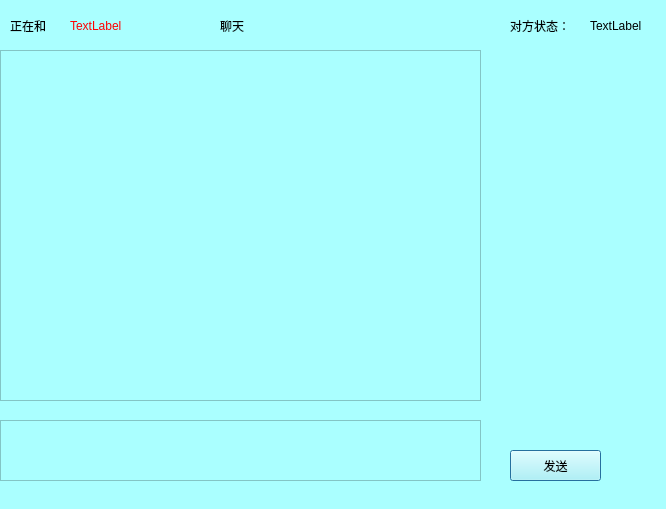
<?xml version="1.0" encoding="UTF-8"?>
<ui version="4.0">
 <class>TalkWindows</class>
 <widget class="QDialog" name="TalkWindows">
  <property name="geometry">
   <rect>
    <x>0</x>
    <y>0</y>
    <width>666</width>
    <height>509</height>
   </rect>
  </property>
  <property name="windowTitle">
   <string>Dialog</string>
  </property>
  <property name="styleSheet">
   <string notr="true">background-color: rgb(170, 255, 255);</string>
  </property>
  <widget class="QTextBrowser" name="DisplayNews">
   <property name="geometry">
    <rect>
     <x>0</x>
     <y>50</y>
     <width>481</width>
     <height>351</height>
    </rect>
   </property>
   <property name="styleSheet">
    <string notr="true">font: 12pt &quot;华文中宋&quot;;
background-color: rgb(170, 255, 255);</string>
   </property>
  </widget>
  <widget class="QTextEdit" name="EditNews">
   <property name="geometry">
    <rect>
     <x>0</x>
     <y>420</y>
     <width>481</width>
     <height>61</height>
    </rect>
   </property>
  </widget>
  <widget class="QPushButton" name="SendButton">
   <property name="geometry">
    <rect>
     <x>510</x>
     <y>450</y>
     <width>91</width>
     <height>31</height>
    </rect>
   </property>
   <property name="text">
    <string>发送</string>
   </property>
  </widget>
  <widget class="QLabel" name="label">
   <property name="geometry">
    <rect>
     <x>10</x>
     <y>10</y>
     <width>51</width>
     <height>31</height>
    </rect>
   </property>
   <property name="text">
    <string>正在和</string>
   </property>
  </widget>
  <widget class="QLabel" name="label_2">
   <property name="geometry">
    <rect>
     <x>510</x>
     <y>10</y>
     <width>61</width>
     <height>31</height>
    </rect>
   </property>
   <property name="text">
    <string>对方状态：</string>
   </property>
  </widget>
  <widget class="QLabel" name="label_3">
   <property name="geometry">
    <rect>
     <x>590</x>
     <y>10</y>
     <width>54</width>
     <height>31</height>
    </rect>
   </property>
   <property name="text">
    <string>TextLabel</string>
   </property>
  </widget>
  <widget class="QLabel" name="label_name">
   <property name="geometry">
    <rect>
     <x>70</x>
     <y>10</y>
     <width>141</width>
     <height>31</height>
    </rect>
   </property>
   <property name="styleSheet">
    <string notr="true">font: 14pt &quot;楷体&quot;;
color: rgb(255, 0, 0);</string>
   </property>
   <property name="text">
    <string>TextLabel</string>
   </property>
  </widget>
  <widget class="QLabel" name="label_5">
   <property name="geometry">
    <rect>
     <x>220</x>
     <y>10</y>
     <width>54</width>
     <height>31</height>
    </rect>
   </property>
   <property name="text">
    <string>聊天</string>
   </property>
  </widget>
 </widget>
 <resources/>
 <connections/>
</ui>
